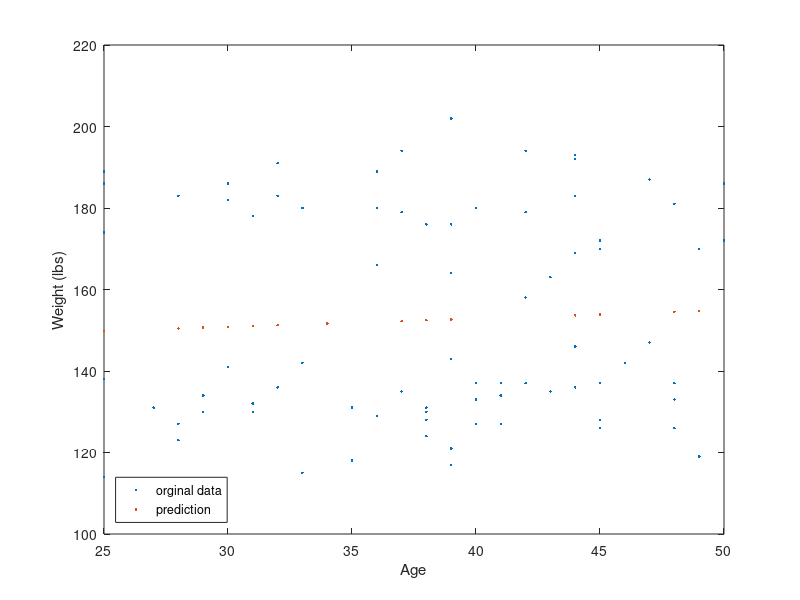

Here is the MATLAB script that generated this plot:
% Sample code for linear regression
% Predict patient weight from age

% Load patients data from matlab sample data sets
load patients;

% Weight and Age items have 100 data samples
% Split the data in 80:20 (train:validate)
x = Age(1:80);
y = Weight(1:80);

% Eqn: y = 𝜃̂0x0 + 𝜃̂1x1
% Compute weights: Find 𝜃̂ = (𝜓𝑇𝜓)^(−1)𝜓𝑇y
n = size(x);                % get the size of x
Psi = [ones(n(1,1),1), x];  % Augment i/p data - the column of ones represent bias x0
theta_hat = inv(Psi'*Psi)*Psi'*y;

% ******* Prediction *********
% use the last 20 data items for prediction
x_star = Age(80:100); 
% to confirm the size of x_star
x_star_size = size(x_star);
n_star = x_star_size(1,1);
% augment i/p data
Psi_star = [ones(n_star,1) x_star];

% predict using the age (theta_hat) computed above
y_star_hat = Psi_star*theta_hat; 

% visualise
plot(x, y, '.', x_star, y_star_hat, '.')
xlabel('Age');
ylabel('Weight (lbs)');
legend({'orginal data','prediction'},'Location','southwest');





